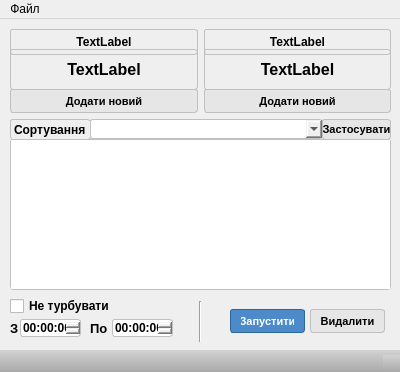
<?xml version="1.0" encoding="UTF-8"?>
<ui version="4.0">
 <class>MainWindow</class>
 <widget class="QMainWindow" name="MainWindow">
  <property name="geometry">
   <rect>
    <x>0</x>
    <y>0</y>
    <width>400</width>
    <height>372</height>
   </rect>
  </property>
  <property name="sizePolicy">
   <sizepolicy hsizetype="Preferred" vsizetype="Preferred">
    <horstretch>0</horstretch>
    <verstretch>0</verstretch>
   </sizepolicy>
  </property>
  <property name="minimumSize">
   <size>
    <width>400</width>
    <height>372</height>
   </size>
  </property>
  <property name="maximumSize">
   <size>
    <width>400</width>
    <height>372</height>
   </size>
  </property>
  <property name="windowTitle">
   <string>MainWindow</string>
  </property>
  <property name="styleSheet">
   <string notr="true">background-color: rgb(151, 151, 151);
item {
background-color: transparent;
}
item:selected {
background-color: rgb(163, 3, 47);
}</string>
  </property>
  <widget class="QWidget" name="centralwidget">
   <widget class="QListWidget" name="listWidget">
    <property name="geometry">
     <rect>
      <x>10</x>
      <y>120</y>
      <width>381</width>
      <height>151</height>
     </rect>
    </property>
    <property name="styleSheet">
     <string notr="true">font-family: &quot;Segoe UI&quot;;
    font-size: 10pt;
    border: 1px solid;
    border-color: rgb(192,192,192); 
    border-radius: 3px; 

    color: black;
    font: bold;</string>
    </property>
   </widget>
   <widget class="QPushButton" name="pushButton">
    <property name="geometry">
     <rect>
      <x>310</x>
      <y>290</y>
      <width>75</width>
      <height>24</height>
     </rect>
    </property>
    <property name="sizePolicy">
     <sizepolicy hsizetype="Preferred" vsizetype="Preferred">
      <horstretch>0</horstretch>
      <verstretch>0</verstretch>
     </sizepolicy>
    </property>
    <property name="focusPolicy">
     <enum>Qt::StrongFocus</enum>
    </property>
    <property name="styleSheet">
     <string notr="true">font-family: &quot;Segoe UI&quot;;
    font-size: 8pt;
    border: 1px solid;
    border-color: rgb(192,192,192); 
    border-radius: 3px; 
 background-color: rgb(230,230,230);
    color: black;
    font: bold;</string>
    </property>
    <property name="text">
     <string>Видалити</string>
    </property>
   </widget>
   <widget class="QWidget" name="layoutWidget">
    <property name="geometry">
     <rect>
      <x>10</x>
      <y>30</y>
      <width>381</width>
      <height>41</height>
     </rect>
    </property>
    <layout class="QHBoxLayout" name="horizontalLayout">
     <item>
      <widget class="QLabel" name="label">
       <property name="styleSheet">
        <string notr="true">font-family: &quot;Segoe UI&quot;;
    font-size: 12pt;
    border: 1px solid;
    border-color: rgb(192,192,192); 
    border-radius: 3px; 

    color: black;
    font: bold;</string>
       </property>
       <property name="text">
        <string>TextLabel</string>
       </property>
       <property name="alignment">
        <set>Qt::AlignCenter</set>
       </property>
      </widget>
     </item>
     <item>
      <widget class="QLabel" name="label_2">
       <property name="styleSheet">
        <string notr="true">font-family: &quot;Segoe UI&quot;;
    font-size: 12pt;
    border: 1px solid;
    border-color: rgb(192,192,192); 
    border-radius: 3px; 

    color: black;
    font: bold;</string>
       </property>
       <property name="text">
        <string>TextLabel</string>
       </property>
       <property name="alignment">
        <set>Qt::AlignCenter</set>
       </property>
      </widget>
     </item>
    </layout>
   </widget>
   <widget class="QWidget" name="layoutWidget">
    <property name="geometry">
     <rect>
      <x>10</x>
      <y>70</y>
      <width>381</width>
      <height>24</height>
     </rect>
    </property>
    <layout class="QHBoxLayout" name="horizontalLayout_2">
     <item>
      <widget class="QToolButton" name="toolButton">
       <property name="sizePolicy">
        <sizepolicy hsizetype="Preferred" vsizetype="Preferred">
         <horstretch>0</horstretch>
         <verstretch>0</verstretch>
        </sizepolicy>
       </property>
       <property name="styleSheet">
        <string notr="true">font-family: &quot;Segoe UI&quot;;
    font-size: 8pt;
    border: 1px solid;
    border-color: rgb(192,192,192); 
    border-radius: 3px; 
 background-color: rgb(230,230,230);
    color: black;
    font: bold;</string>
       </property>
       <property name="text">
        <string>Додати новий</string>
       </property>
      </widget>
     </item>
     <item>
      <widget class="QToolButton" name="toolButton_2">
       <property name="sizePolicy">
        <sizepolicy hsizetype="Preferred" vsizetype="Preferred">
         <horstretch>0</horstretch>
         <verstretch>0</verstretch>
        </sizepolicy>
       </property>
       <property name="styleSheet">
        <string notr="true">font-family: &quot;Segoe UI&quot;;
    font-size: 8pt;
    border: 1px solid;
    border-color: rgb(192,192,192); 
    border-radius: 3px; 
 background-color: rgb(230,230,230);
    color: black;
    font: bold;</string>
       </property>
       <property name="text">
        <string>Додати новий</string>
       </property>
      </widget>
     </item>
    </layout>
   </widget>
   <widget class="QWidget" name="layoutWidget">
    <property name="geometry">
     <rect>
      <x>10</x>
      <y>10</y>
      <width>381</width>
      <height>26</height>
     </rect>
    </property>
    <layout class="QHBoxLayout" name="horizontalLayout_3">
     <item>
      <widget class="QLabel" name="label_3">
       <property name="styleSheet">
        <string notr="true">font-family: &quot;Segoe UI&quot;;
    font-size: 9pt;
    border: 1px solid;
    border-color: rgb(192,192,192); 
    border-radius: 3px; 

    color: black;
    font: bold;</string>
       </property>
       <property name="text">
        <string>TextLabel</string>
       </property>
       <property name="alignment">
        <set>Qt::AlignCenter</set>
       </property>
      </widget>
     </item>
     <item>
      <widget class="QLabel" name="label_4">
       <property name="styleSheet">
        <string notr="true">font-family: &quot;Segoe UI&quot;;
    font-size: 9pt;
    border: 1px solid;
    border-color: rgb(192,192,192); 
    border-radius: 3px; 

    color: black;
    font: bold;</string>
       </property>
       <property name="text">
        <string>TextLabel</string>
       </property>
       <property name="alignment">
        <set>Qt::AlignCenter</set>
       </property>
      </widget>
     </item>
    </layout>
   </widget>
   <widget class="QPushButton" name="pushButton_2">
    <property name="geometry">
     <rect>
      <x>230</x>
      <y>290</y>
      <width>75</width>
      <height>24</height>
     </rect>
    </property>
    <property name="styleSheet">
     <string notr="true">font-family: &quot;Segoe UI&quot;;
    font-size: 8pt;
    border: 1px solid;
    border-color: rgb(46, 103, 156); 
    border-radius: 3px; 
    padding-right: 10px; 
    padding-left: 10px;
    padding-top: 5px;
    padding-bottom: 5px;
    background-color: rgb(77, 138, 201);
    color: white;
    font: bold;
    width: 64px;</string>
    </property>
    <property name="text">
     <string>Запустити</string>
    </property>
   </widget>
   <widget class="QLabel" name="label_6">
    <property name="geometry">
     <rect>
      <x>10</x>
      <y>300</y>
      <width>10</width>
      <height>18</height>
     </rect>
    </property>
    <property name="styleSheet">
     <string notr="true">font-family: &quot;Segoe UI&quot;;
    font-size: 10pt;
   
    color: black;
    font: bold;</string>
    </property>
    <property name="text">
     <string>З</string>
    </property>
   </widget>
   <widget class="QTimeEdit" name="timeEdit">
    <property name="geometry">
     <rect>
      <x>20</x>
      <y>300</y>
      <width>61</width>
      <height>18</height>
     </rect>
    </property>
    <property name="styleSheet">
     <string notr="true">font-family: &quot;Segoe UI&quot;;
    font-size: 9pt;
    border: 1px solid;
    border-color: rgb(192,192,192); 
    border-radius: 3px; 

    color: black;
    font: bold;</string>
    </property>
   </widget>
   <widget class="QCheckBox" name="checkBox">
    <property name="geometry">
     <rect>
      <x>10</x>
      <y>278</y>
      <width>111</width>
      <height>18</height>
     </rect>
    </property>
    <property name="styleSheet">
     <string notr="true">font-family: &quot;Segoe UI&quot;;
    font-size: 9pt;
    

    color: black;
    font: bold;</string>
    </property>
    <property name="text">
     <string>Не турбувати</string>
    </property>
   </widget>
   <widget class="QLabel" name="label_7">
    <property name="geometry">
     <rect>
      <x>90</x>
      <y>300</y>
      <width>21</width>
      <height>18</height>
     </rect>
    </property>
    <property name="styleSheet">
     <string notr="true">font-family: &quot;Segoe UI&quot;;
    font-size: 10pt;
   
    color: black;
    font: bold;</string>
    </property>
    <property name="text">
     <string>По</string>
    </property>
   </widget>
   <widget class="QTimeEdit" name="timeEdit_2">
    <property name="geometry">
     <rect>
      <x>112</x>
      <y>300</y>
      <width>61</width>
      <height>18</height>
     </rect>
    </property>
    <property name="styleSheet">
     <string notr="true">font-family: &quot;Segoe UI&quot;;
    font-size: 9pt;
    border: 1px solid;
    border-color: rgb(192,192,192); 
    border-radius: 3px; 

    color: black;
    font: bold;</string>
    </property>
   </widget>
   <widget class="QLabel" name="label_5">
    <property name="geometry">
     <rect>
      <x>10</x>
      <y>100</y>
      <width>81</width>
      <height>21</height>
     </rect>
    </property>
    <property name="styleSheet">
     <string notr="true">font-family: &quot;Segoe UI&quot;;
    font-size: 9pt;
    border: 1px solid;
    border-color: rgb(192,192,192); 
    border-radius: 3px; 

    color: black;
    font: bold;</string>
    </property>
    <property name="text">
     <string>Сортування</string>
    </property>
   </widget>
   <widget class="Line" name="line">
    <property name="geometry">
     <rect>
      <x>190</x>
      <y>282</y>
      <width>20</width>
      <height>41</height>
     </rect>
    </property>
    <property name="orientation">
     <enum>Qt::Vertical</enum>
    </property>
   </widget>
   <widget class="QComboBox" name="comboBox">
    <property name="geometry">
     <rect>
      <x>90</x>
      <y>100</y>
      <width>233</width>
      <height>20</height>
     </rect>
    </property>
    <property name="styleSheet">
     <string notr="true">font-family: &quot;Segoe UI&quot;;
    font-size: 9pt;
    border: 1px solid;
    border-color: rgb(192,192,192); 
    border-radius: 3px; 

    color: black;
    font: bold;</string>
    </property>
   </widget>
   <widget class="QPushButton" name="pushButton_3">
    <property name="geometry">
     <rect>
      <x>322</x>
      <y>100</y>
      <width>69</width>
      <height>21</height>
     </rect>
    </property>
    <property name="sizePolicy">
     <sizepolicy hsizetype="Preferred" vsizetype="Preferred">
      <horstretch>0</horstretch>
      <verstretch>0</verstretch>
     </sizepolicy>
    </property>
    <property name="focusPolicy">
     <enum>Qt::StrongFocus</enum>
    </property>
    <property name="styleSheet">
     <string notr="true">font-family: &quot;Segoe UI&quot;;
    font-size: 8pt;
    border: 1px solid;
    border-color: rgb(192,192,192); 
    border-radius: 3px; 
 background-color: rgb(230,230,230);
    color: black;
    font: bold;</string>
    </property>
    <property name="text">
     <string>Застосувати</string>
    </property>
   </widget>
  </widget>
  <widget class="QMenuBar" name="menubar">
   <property name="geometry">
    <rect>
     <x>0</x>
     <y>0</y>
     <width>400</width>
     <height>17</height>
    </rect>
   </property>
   <property name="styleSheet">
    <string notr="true">background-color: qlineargradient(x1:0, y1:0, x2:0, y2:1, stop:0 lightgray, stop:1 darkgray);
item {
spacing: 3px;
padding: 1px 4px;
background: transparent;
border-radius: 4px;
}
item:selected {
background: #a8a8a8;
}
item:pressed {
background: #888888;
}</string>
   </property>
   <widget class="QMenu" name="menuFile">
    <property name="title">
     <string>Файл</string>
    </property>
    <addaction name="action"/>
   </widget>
   <addaction name="menuFile"/>
  </widget>
  <widget class="QStatusBar" name="statusbar">
   <property name="styleSheet">
    <string notr="true">background-color: qlineargradient(x1:0, y1:0, x2:0, y2:1, stop:0 lightgray, stop:1 darkgray);</string>
   </property>
  </widget>
  <action name="action">
   <property name="text">
    <string>Вийти з програми</string>
   </property>
  </action>
 </widget>
 <resources/>
 <connections/>
</ui>
